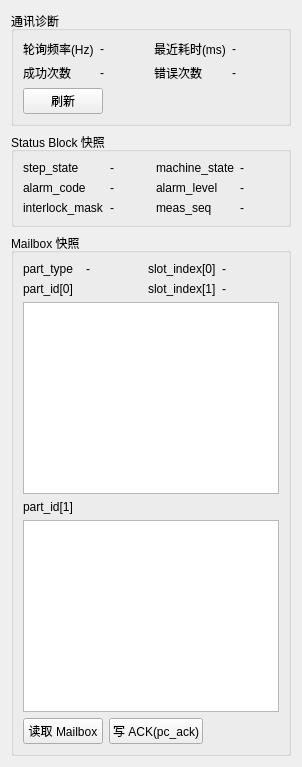
<?xml version="1.0" encoding="UTF-8"?>
<ui version="4.0">
 <class>DiagnosticsWidget</class>
 <widget class="QWidget" name="DiagnosticsWidget">
  <layout class="QVBoxLayout" name="verticalLayout">
   <item>
    <widget class="QGroupBox" name="groupComm">
     <property name="title">
      <string>通讯诊断</string>
     </property>
     <layout class="QGridLayout" name="gridLayout">
      <item row="0" column="0"><widget class="QLabel" name="label"><property name="text"><string>轮询频率(Hz)</string></property></widget></item>
      <item row="0" column="1"><widget class="QLabel" name="lbPollHz"><property name="text"><string>-</string></property></widget></item>
      <item row="0" column="2"><widget class="QLabel" name="label_2"><property name="text"><string>最近耗时(ms)</string></property></widget></item>
      <item row="0" column="3"><widget class="QLabel" name="lbLastMs"><property name="text"><string>-</string></property></widget></item>
      <item row="1" column="0"><widget class="QLabel" name="label_3"><property name="text"><string>成功次数</string></property></widget></item>
      <item row="1" column="1"><widget class="QLabel" name="lbOkCount"><property name="text"><string>-</string></property></widget></item>
      <item row="1" column="2"><widget class="QLabel" name="label_4"><property name="text"><string>错误次数</string></property></widget></item>
      <item row="1" column="3"><widget class="QLabel" name="lbErrCount"><property name="text"><string>-</string></property></widget></item>
      <item row="2" column="0" colspan="4">
       <layout class="QHBoxLayout" name="hLayout">
        <item><widget class="QPushButton" name="btnRefresh"><property name="text"><string>刷新</string></property></widget></item>
        <item><spacer name="spacer"><property name="orientation"><enum>Qt::Horizontal</enum></property><property name="sizeHint" stdset="0"><size><width>40</width><height>20</height></size></property></spacer></item>
       </layout>
      </item>
     </layout>
    </widget>
   </item>
   <item>
    <widget class="QGroupBox" name="groupStatus">
     <property name="title"><string>Status Block 快照</string></property>
     <layout class="QGridLayout" name="gridLayout_2">
      <item row="0" column="0"><widget class="QLabel" name="label_5"><property name="text"><string>step_state</string></property></widget></item>
      <item row="0" column="1"><widget class="QLabel" name="lbStep"><property name="text"><string>-</string></property></widget></item>
      <item row="0" column="2"><widget class="QLabel" name="label_6"><property name="text"><string>machine_state</string></property></widget></item>
      <item row="0" column="3"><widget class="QLabel" name="lbMachine"><property name="text"><string>-</string></property></widget></item>

      <item row="1" column="0"><widget class="QLabel" name="label_7"><property name="text"><string>alarm_code</string></property></widget></item>
      <item row="1" column="1"><widget class="QLabel" name="lbAlarmCode"><property name="text"><string>-</string></property></widget></item>
      <item row="1" column="2"><widget class="QLabel" name="label_8"><property name="text"><string>alarm_level</string></property></widget></item>
      <item row="1" column="3"><widget class="QLabel" name="lbAlarmLevel"><property name="text"><string>-</string></property></widget></item>

      <item row="2" column="0"><widget class="QLabel" name="label_9"><property name="text"><string>interlock_mask</string></property></widget></item>
      <item row="2" column="1"><widget class="QLabel" name="lbInterlock"><property name="text"><string>-</string></property></widget></item>
      <item row="2" column="2"><widget class="QLabel" name="label_10"><property name="text"><string>meas_seq</string></property></widget></item>
      <item row="2" column="3"><widget class="QLabel" name="lbMeasSeq"><property name="text"><string>-</string></property></widget></item>
     </layout>
    </widget>
   </item>
   <item>
    <widget class="QGroupBox" name="groupMailbox">
     <property name="title"><string>Mailbox 快照</string></property>
     <layout class="QGridLayout" name="gridLayout_3">
      <item row="0" column="0"><widget class="QLabel" name="label_11"><property name="text"><string>part_type</string></property></widget></item>
      <item row="0" column="1"><widget class="QLabel" name="lbPartType"><property name="text"><string>-</string></property></widget></item>
      <item row="0" column="2"><widget class="QLabel" name="label_12"><property name="text"><string>slot_index[0]</string></property></widget></item>
      <item row="0" column="3"><widget class="QLabel" name="lbSlot0"><property name="text"><string>-</string></property></widget></item>
      <item row="1" column="2"><widget class="QLabel" name="label_13"><property name="text"><string>slot_index[1]</string></property></widget></item>
      <item row="1" column="3"><widget class="QLabel" name="lbSlot1"><property name="text"><string>-</string></property></widget></item>
      <item row="1" column="0"><widget class="QLabel" name="label_14"><property name="text"><string>part_id[0]</string></property></widget></item>
      <item row="2" column="0" colspan="4"><widget class="QPlainTextEdit" name="txtPartId0"><property name="readOnly"><bool>true</bool></property></widget></item>
      <item row="3" column="0"><widget class="QLabel" name="label_15"><property name="text"><string>part_id[1]</string></property></widget></item>
      <item row="4" column="0" colspan="4"><widget class="QPlainTextEdit" name="txtPartId1"><property name="readOnly"><bool>true</bool></property></widget></item>
      <item row="5" column="0" colspan="4">
       <layout class="QHBoxLayout" name="hLayout2">
        <item><widget class="QPushButton" name="btnReadMailbox"><property name="text"><string>读取 Mailbox</string></property></widget></item>
        <item><widget class="QPushButton" name="btnAck"><property name="text"><string>写 ACK(pc_ack)</string></property></widget></item>
        <item><spacer name="spacer2"><property name="orientation"><enum>Qt::Horizontal</enum></property><property name="sizeHint" stdset="0"><size><width>40</width><height>20</height></size></property></spacer></item>
       </layout>
      </item>
     </layout>
    </widget>
   </item>
  </layout>
 </widget>
 <resources/>
 <connections/>
</ui>
